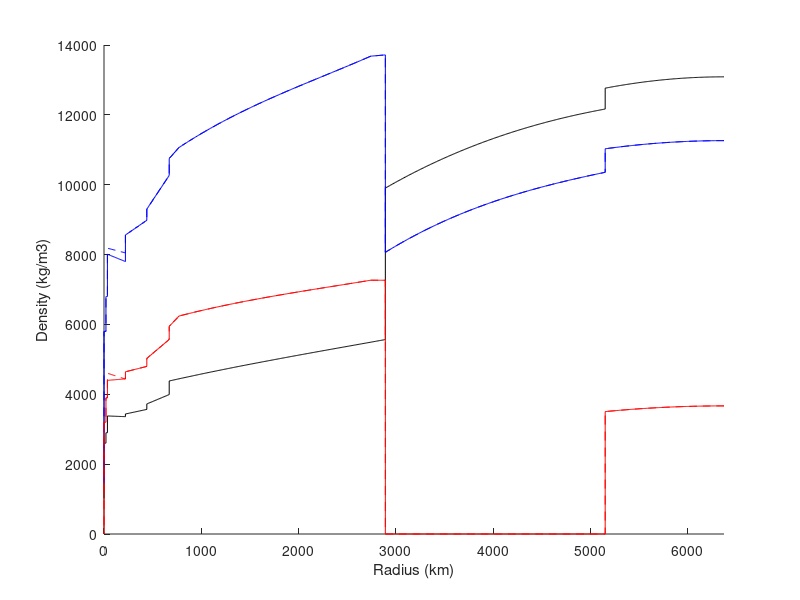
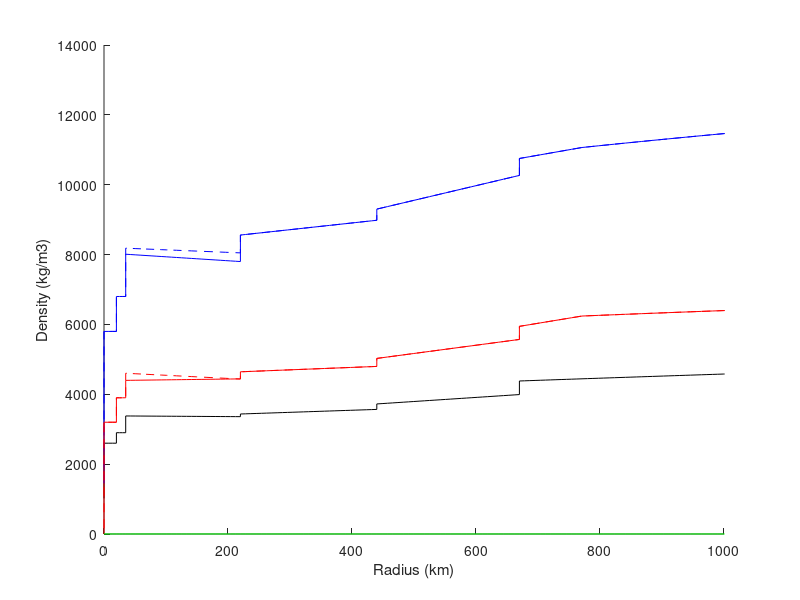

Source code (MATLAB) for these figures, in order: (Note: this script raises an error after producing the figures.)
% Script to make a 1D earth profile that can go into the normal mode
% summation program MINEOS.
% by default the model file is in tabular form
% the model file will appear in this dir as "NAME.model"

name = 'pprem_disp'; % name of model
odir = '~/Documents/MATLAB/Classes/Adv_Seismo/';

ifanis = 1; % 1 if there is some (radial) anisotropy, 0 otherwise
tref = 1.;  % reference period (recommend 1) for physical dispersion

N = 749; % nominal no. of nodes - may change due to rounding
Ric  = 6371e3 - 5150e3; % Radius of inner/outer core boundary
Roc  = 6371e3 - 2891e3; % Radius of outer core/mantle boundary
Rlm1 = 3630e3;
Rlm2 = 5600e3;
Rtzb = 6371e3 - 670e3; % Radius of base of transition zone
Rtzt = 6371e3 - 440e3; % Radius of top of transition zone
Rlvz = 6371e3 - 220e3; % Radius of base of low-velocity zone
Rlab = 6371e3 - 125e3; % Radius of lith/asth bounary
Rmoh = 6371e3 - 35e3; % Radius of moho
Ruc  = 6371e3 - 20e3; % Radius of upper/lower crust boundary
Rsfl = 6371e3; % Radius of seafloor or land/air
Rsfc = 6371e3; % Radius of sea/air or land/air

Rs = [0 Ric Roc Rlm1 Rlm2 Rtzb Rtzt Rlvz Rlab Rmoh Ruc Rsfl Rsfc]';
Nlay = length(Rs) - 1;

% Coefficients of models - each line is a different layer, and columns are
% coefficients of indices 0, 1, 2, 3 respectively

Dc =   [13.0885      0       -8.8381      0
        12.5815     -1.2638  -3.6426     -5.5281
         7.9565     -6.4761   5.5283     -3.0807
         7.9565     -6.4761   5.5283     -3.0807
         7.9565     -6.4761   5.5283     -3.0807
        10.6449     -7.4347   0           0
         7.1089     -3.8045   0           0
         2.6910     +0.6924   0           0
         2.6910     +0.6924   0           0
         2.9000      0        0           0
         2.6000      0        0           0
         1.0200      0        0           0      ]*1e3;

Vpvc = [11.2622       0       -6.3640      0
        11.0487      -4.0362   4.8023    -13.5732
        15.3891      -5.3181   5.5242     -2.5514
        24.9520     -40.4673  51.4832    -26.6419
        29.2766     -23.6027   5.5242     -2.5514
        34.1736     -26.7171   0           0
        20.3926     -12.2569   0           0
         0.8317       7.2180   0           0
         0.8317       7.2180   0           0
         6.8000       0        0           0
         5.8000       0        0           0
         1.4500       0        0           0      ]*1e3;
       
 
Vphc = [11.2622       0       -6.3640      0
        11.0487      -4.0362   4.8023    -13.5732
        15.3891      -5.3181   5.5242     -2.5514
        24.9520     -40.4673  51.4832    -26.6419
        29.2766     -23.6027   5.5242     -2.5514
        34.1736     -26.7171   0           0
        20.3926     -12.2569   0           0
         3.5908       4.6172   0           0
         3.5908       4.6172   0           0
         6.8000       0        0           0
         5.8000       0        0           0
         1.4500       0        0           0      ]*1e3;   
    
Vsvc = [ 3.6678       0       -4.4475      0
         0        	  0        0           0
         6.9254       1.4672  -2.0834      0.9783
        11.1671     -13.7818  17.4575     -9.2777
        22.3459     -17.2473  -2.0834      0.9783
        19.0335     -15.0456   0           0
         8.9496      -4.4597   0           0
         5.8582      -1.4678   0           0
         5.8582      -1.4678   0           0
         3.9000       0        0           0
         3.2000       0        0           0
         0            0        0           0      ]*1e3;
     
Vshc = [ 3.6678       0       -4.4475      0
         0        	  0        0           0
         6.9254       1.4672  -2.0834      0.9783
        11.1671     -13.7818  17.4575     -9.2777
        22.3459     -17.2473  -2.0834      0.9783
        19.0335     -15.0456   0           0
         8.9496      -4.4597   0           0
        -1.0839       5.7176   0           0
        -1.0839       5.7176   0           0
         3.9000       0        0           0
         3.2000       0        0           0
         0            0        0           0      ]*1e3; 

Qmc = [ 84.6;
        9999999
        312
        312
        312
        143
        143
        80
        600
        600
        600
        9999999 ]; 

Qkc = [ 1327.7;
        57823
        57823
        57823
        57823
        57823
        57823
        57823
        57823
        57823
        57823
        57823 ];   

Etac = [1        0
        1        0
        1        0
        1        0
        1        0
        1        0
        1        0
        3.3687  -2.4778
        3.3687  -2.4778
        1        0
        1        0
        1        0 ];

%     PROBLEM - have to make sure each layer has at least two knots - i.e. round up if below two 
    

% Each layer has a bottom and a top knot.  No. of nodes in layer is therefore
% Ni = 1 + round((Rtop-Rbottom)/Rtotal)*(N-Nlay)
% and spacing within layer is (use interp) (Rtop-Rbottom)/(Ni-1)
Nk = zeros(Nlay,1);
R = zeros(Nlay,1); % radius
D = zeros(Nlay,1); % density
Vpv = zeros(Nlay,1); 
Vph = zeros(Nlay,1);
Vsv = zeros(Nlay,1);
Vsh = zeros(Nlay,1);
Qm = zeros(Nlay,1);
Qk = zeros(Nlay,1);
Eta = zeros(Nlay,1);

ibo = 1;
for kk = 1:Nlay
Nk(kk) = 2 + round(((Rs(kk+1)-Rs(kk))/Rs(end))*(N - 2*Nlay));
ito = sum(Nk(1:kk));

R(ibo:ito) = linspace(Rs(kk),Rs(kk+1),Nk(kk))';
X = R/Rs(end);

D(ibo:ito)   = Dc(kk,1)  *ones(Nk(kk),1) + Dc(kk,2)  *X(ibo:ito) + Dc(kk,3)  *X(ibo:ito).^2 + Dc(kk,4)  *X(ibo:ito).^3;
Vpv(ibo:ito) = Vpvc(kk,1)*ones(Nk(kk),1) + Vpvc(kk,2)*X(ibo:ito) + Vpvc(kk,3)*X(ibo:ito).^2 + Vpvc(kk,4)*X(ibo:ito).^3;
Vsv(ibo:ito) = Vsvc(kk,1)*ones(Nk(kk),1) + Vsvc(kk,2)*X(ibo:ito) + Vsvc(kk,3)*X(ibo:ito).^2 + Vsvc(kk,4)*X(ibo:ito).^3;
Vph(ibo:ito) = Vphc(kk,1)*ones(Nk(kk),1) + Vphc(kk,2)*X(ibo:ito) + Vphc(kk,3)*X(ibo:ito).^2 + Vphc(kk,4)*X(ibo:ito).^3;
Vsh(ibo:ito) = Vshc(kk,1)*ones(Nk(kk),1) + Vshc(kk,2)*X(ibo:ito) + Vshc(kk,3)*X(ibo:ito).^2 + Vshc(kk,4)*X(ibo:ito).^3;
Qm(ibo:ito) = Qmc(kk,1)*ones(Nk(kk),1);
Qk(ibo:ito) = Qkc(kk,1)*ones(Nk(kk),1);
Eta(ibo:ito) = Etac(kk,1)*ones(Nk(kk),1) + Etac(kk,2)*X(ibo:ito);

ibo = 1 + ito;
end
N = sum(Nk)

%% Plot up model
figure(1); clf
hold on
plot((Rs(end)-R)/1000,D,'k')
plot((Rs(end)-R)/1000,Vpv,'b')
plot((Rs(end)-R)/1000,Vph,'--b')
plot((Rs(end)-R)/1000,Vsv,'r')
plot((Rs(end)-R)/1000,Vsh,'--r')
xlim([0 Rs(end)/1000])
xlabel('Radius (km)')
ylabel('Density (kg/m3)')
hold off

figure(2); clf
hold on
plot((Rs(end)-R)/1000,D,'k')
plot((Rs(end)-R)/1000,Vpv,'b')
plot((Rs(end)-R)/1000,Vph,'--b')
plot((Rs(end)-R)/1000,Vsv,'r')
plot((Rs(end)-R)/1000,Vsh,'--r')
plot((Rs(end)-R)/1000,Eta,'g')
xlim([0 1e6])
xlabel('Radius (km)')
ylabel('Density (kg/m3)')
hold off
xlim([0 1000])

%% Write model file
ofile = sprintf('%s%s.model',odir,name);
fid = fopen(ofile,'w+');
fprintf(fid,'%s\n',name);
fprintf(fid,'%u %.4f 1 1\n',ifanis,tref);
fprintf(fid,'%u %u %u %u %u\n',N, sum(Nk(1:1)), sum(Nk(1:2)), sum(Nk(1:9)), sum(Nk(1:11)));
for kk = 1:N
    fprintf(fid,'%7.0f. %8.2f %8.2f %8.2f %8.2f %8.2f %8.2f %8.2f %8.5f \n',...
        R(kk),D(kk),Vpv(kk),Vsv(kk),Qk(kk),Qm(kk),Vph(kk),Vsh(kk),Eta(kk));
end
fclose(fid);